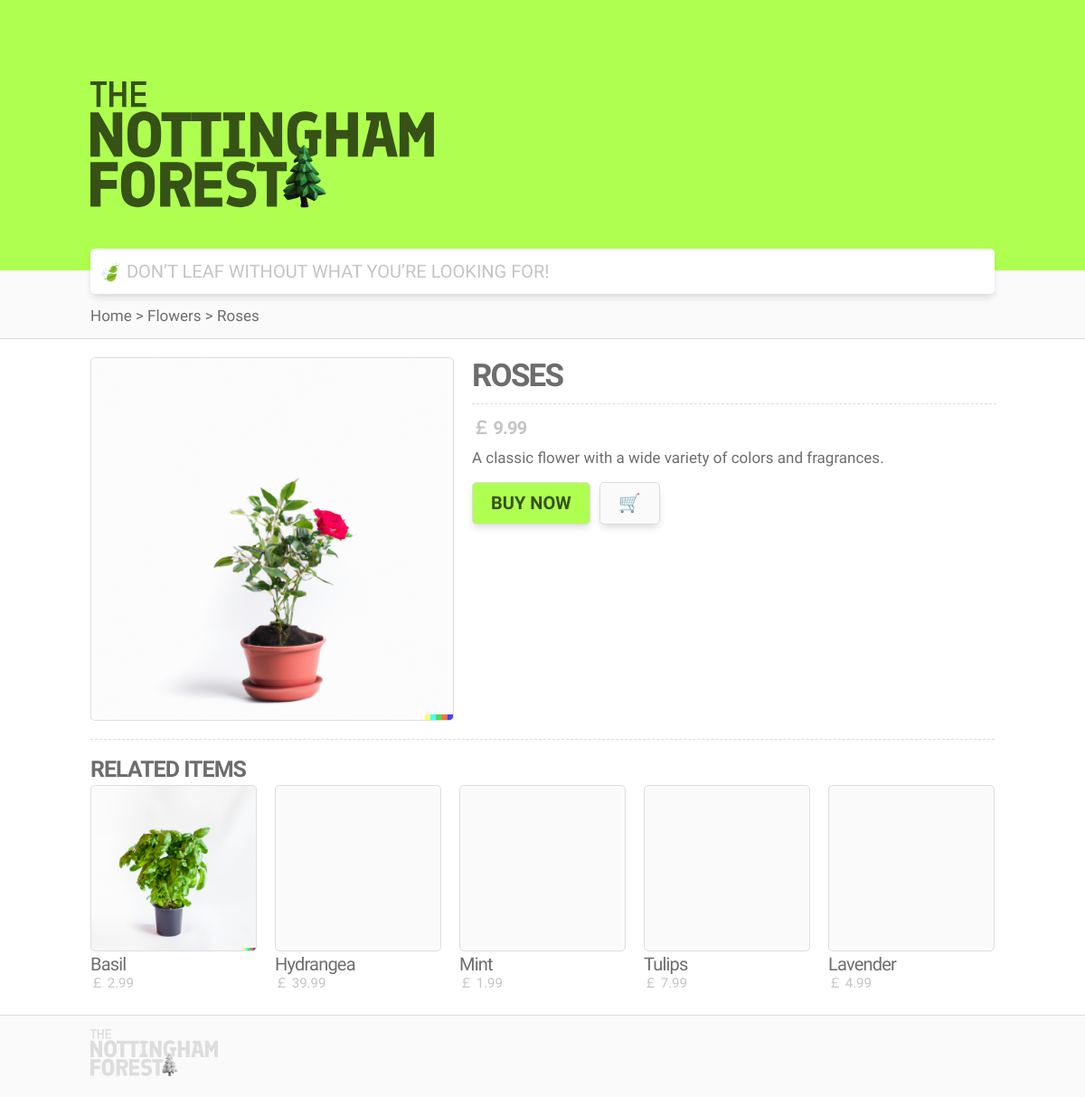
/product.php?pid=2, run on the app's committed database.
### tables this page shows
CREATE TABLE products (
  product_id INT NOT NULL AUTO_INCREMENT,
  product_name VARCHAR(255) NOT NULL,
  category_id INT(11) NOT NULL,
  description TEXT,
  price DECIMAL(10, 2) NOT NULL,
  image_url VARCHAR(255),
  PRIMARY KEY (product_id),
  FOREIGN KEY (category_id) REFERENCES categories(category_id)
);

CREATE TABLE categories (
  category_id INT(11) NOT NULL AUTO_INCREMENT,
  category_name VARCHAR(255) NOT NULL,
  PRIMARY KEY (category_id)
);

### product.php (the view, shortened to what this page needs)
<!DOCTYPE html>
<html lang="en-GB">
	<head>
		<link href="images/global.css" rel="stylesheet">
		<link href="images/product.css" rel="stylesheet">
	</head>
	<body>
		<div class="min-100vh">
			<?php
				$con = mysqli_connect("localhost", "root", "", "nottingham_forest");
				$pid = $_GET['pid'];
			?>
			<header class="header header--big">
				<div class="container container--header">
					<a href="./index.php" class="logo logo--big hover hover--opacity-08">
						<img src="images/logo.svg" class="logo__img logo--big__img" alt="Logo">
					</a>
				</div>
			</header>
			<div class="navigation">
				<div class="container container--navigation">
					<?php
						$nav_results = mysqli_query($con, "
							SELECT products.product_id, categories.category_name, products.product_name
							FROM products
							JOIN categories ON products.category_id = categories.category_id
							WHERE products.product_id = $pid;
						");
						$product = mysqli_fetch_array($nav_results);
						echo "<p class='nav-text'>Home > $product[1] > $product[2]</p>";
					?>
				</div>
			</div>
			<div class="container container--search">
				<form action="./search.php" method="get">
					<input
						type="text"
						name="search"
						class="search-bar"
						placeholder="🍃 DON’T LEAF WITHOUT WHAT YOU’RE LOOKING FOR!"
					>
				</form>
			</div>
			<div class="container container--main">
				<div class="container container--product">
					<?php
						$results = mysqli_query($con, "SELECT * FROM products WHERE products.product_id = $pid;");
						$product = mysqli_fetch_array($results);
						$product_name = $product['product_name'];
						$price = $product['price'];
						$image_url = $product['image_url'];
						$description = $product['description'];
						echo <<< EOT
							<div class="product-photo" style="background-image: url('$image_url');"></div>
							<div class="product-info">
								<h1 class="product-info__title">$product_name</h1>
								<h3 class="product-info__price">￡ $price</h3>
								<p class="product-info__p">$description</p>
								<div class="product-info__button-area">
									<form>
										<button class="button button--buy hover hover--opacity-08" type="button">Buy Now</button>
										<button class="button button--cart hover hover--opacity-08" type="button">🛒</button>
									</form>
								</div>
							</div>
						EOT;
					?>
				</div>
				<h2 class="title--content">Related Items</h2>
				<div class="content-block gridview">
					<?php
						$query = "SELECT products.product_id, products.product_name, products.price, products.image_url
						FROM products
						INNER JOIN product_trait_values ptv ON products.product_id = ptv.product_id
						INNER JOIN product_trait_values ptv2 ON ptv.trait_id = ptv2.trait_id AND ptv.value = ptv2.value
						WHERE products.product_id <> $pid
						AND ptv2.product_id = $pid
						GROUP BY products.product_id
						ORDER BY COUNT(*) DESC
						LIMIT 5;";
						$results = mysqli_query($con, $query);
						while($product = mysqli_fetch_array($results)) {
							$product_id = $product['product_id'];
							$product_name = $product['product_name'];
							$price = $product['price'];
							$image_url = $product['image_url'];
							echo <<< PRODUCT
								<div class="grid-child hover hover--opacity-08">
									<a class="link" href="./product.php?pid=$product_id">
										<div class="grid-child__img" style="background-image: url('$image_url');"></div>
										<div class="grid-child__info">
											<h3 class="grid-child__title">$product_name</h3>
											<p class="grid-child__price">￡ $price</p>
										</div>
									</a>
								</div>
							PRODUCT;
						}
					?>
				</div>
			</div>
		</div>
		<footer class="footer">
			<div class="container container--footer">
				<a href="./index.php" class="logo logo--footer hover hover--opacity-08">
					<img src="images/logo_grey.svg" class="logo__img logo--footer__img" alt="Logo">
				</a>
			</div>
		</footer>
	</body>
</html>

### images/global.css (style rules this page uses)
html { font-family: 'Finlandica', sans-serif; color: var(--grey-dark); }
body { padding: 0 20px; margin: 0; }
h1 { letter-spacing: -1.8px; font-weight: 600; font-size: 45px; }
h2 { letter-spacing: -1px; font-weight: 600; font-size: 25px; }
h3 { letter-spacing: -0.8px; font-weight: 600; font-size: 20px; }
p { font-size: 15px; }
a { color: var(--grey-dark); text-decoration: none; }
.container { vertical-align: top; white-space: nowrap; max-width: 1000px; margin: 0 auto; }
.container--main { padding-bottom: 20px; font-size: 0; }
.container--header { padding-top: 90px; height: 210px; }
.container--search { margin-bottom: 50px; margin-top: -25px; }
.container--footer { padding: 15px 20px 25px; height: 50px; }
.hover { transition-duration: 0.5s; }
.min-100vh { min-height: 100vh; }
.header { background: var(--green-light); margin: 0 -20px; padding: 0 20px; }
.logo { display: inline-block; cursor: pointer; height: auto; }
.logo--big__img { height: calc(135px * 1.04); margin-bottom: calc(-135px * 0.04); }
.logo--footer__img { height: calc(50px * 1.04); margin-bottom: calc(-50px * 0.04); }
.search-bar { font-family: 'Finlandica', sans-serif; font-weight: 400; font-size: 20px; width: calc(100% - 20px); height: 50px; padding: 0 10px; border-radius: 5px; border-width: 0; box-shadow: 0 5px 8px -2px rgba(0, 0, 0, 0.15); background: white; -webkit-appearance: none; }
.search-bar::placeholder { color: var(--grey-light); }
.search-bar { outline: none; }
.title--content { text-transform: uppercase; line-height: 35px; margin: -35px 0 0; }
.gridview { margin-right: -20px; flex-wrap: wrap; display: flex; }
.grid-child { display: inline-block; margin-right: 20px; max-width: 300px; min-width: 150px; flex: 1 1 0px; }
.grid-child__img { border: 1px solid var(--border-light); border-radius: 5px; height: calc(var(--grid-child-width-1) - 2px); background: var(--background-light); background-repeat: no-repeat; background-position: center; background-size: cover; }
.grid-child__title { text-overflow: ellipsis; white-space: nowrap; overflow: hidden; line-height: 28px; font-weight: 500; margin: 0; }
.grid-child__price { color: var(--grey-light); line-height: 15px; margin: 0 0 7px 0; }
.footer { border-top: 1px solid var(--border-light); background: var(--background-light); margin: 0 -20px; }

### images/product.css (style rules this page uses)
.navigation { border-bottom: 1px solid var(--border-light); background: var(--background-light); margin: -1px -20px -100px; padding: 25px 20px 0; }
.nav-text { line-height: 50px; font-size: 17px; margin: 0; }
.container--search { margin-bottom: 70px; }
.container--product { border-bottom: 1px dashed var(--border-light); padding-bottom: 20px; margin: 20px 0 50px; }
.product-photo { border: 1px solid var(--border-light); border-radius: 5px; height: calc((100vw - 40px) * 0.4); width: calc((100vw - 40px) * 0.4); max-height: calc(1000px * 0.4); max-width: calc(1000px * 0.4); background: var(--background-light); background-repeat: no-repeat; background-position: center; background-size: cover; display: inline-block; vertical-align: top; margin-right: 20px; }
.product-info { width: calc((100vw - 40px) * 0.6 - 20px); max-width: calc(1000px * 0.6 - 20px); display: inline-block; vertical-align: top; }
.product-info__title { border-bottom: 1px dashed var(--border-light); text-transform: uppercase; word-wrap: break-word; white-space: normal; padding-bottom: 10px; margin: 0 0 10px; font-size: 35px; }
.product-info__price { color: var(--grey-light); margin: 10px 0; }
.product-info__p { margin-top: 10px; word-wrap: break-word; white-space: normal; font-size: 17px; }
.button { box-shadow: 0 5px 8px -2px rgba(0, 0, 0, 0.15); border: 1px solid var(--border-light); background-color: white; border-radius: 5px; font-family: 'Finlandica', sans-serif; line-height: 25px; font-weight: 600; font-size: 20px; text-transform: uppercase; padding: 10px 20px; cursor: pointer; }
.button--buy { background: var(--green-light); color: var(--green-dark); margin-right: 10px; }
.button--cart { background: var(--background-light); }

### images/var.css (style rules this page uses)
:root { --green-light: #AFFF50; --green-dark: #365216; --grey-light: #C4C4C4; --grey-dark: #6D6D6D; --background-light: #FAFAFA; --border-light: #DDDDDD; --grid-child-width-1: 184px; }

### data on the page
products: category.category_name "Flowers", product_name "Roses", image_url (picture), product_name "ROSES", price "9.99", description "A classic flower with a wide variety of colors and fragrances."
products: image_url (picture), product_name "Basil", price "2.99"
products: product_name "Hydrangea", price "39.99"
products: product_name "Mint", price "1.99"
products: product_name "Tulips", price "7.99"
products: product_name "Lavender", price "4.99"
